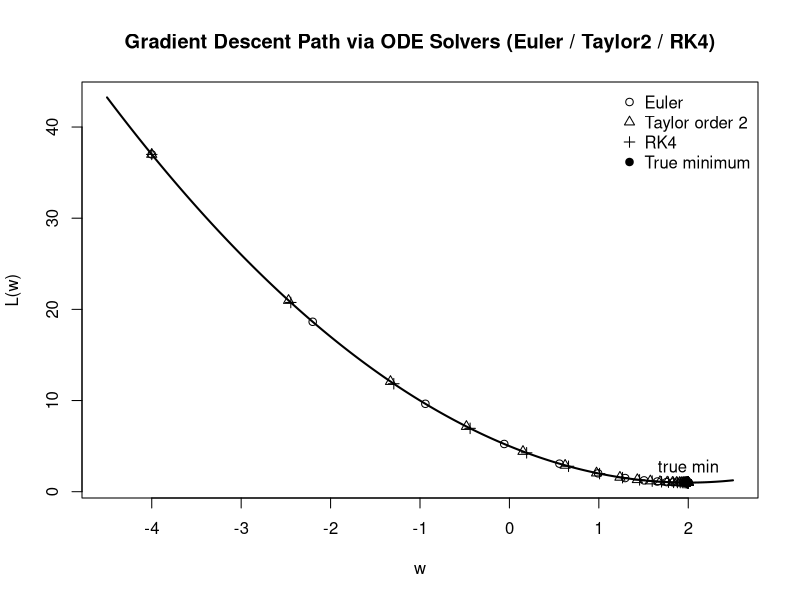
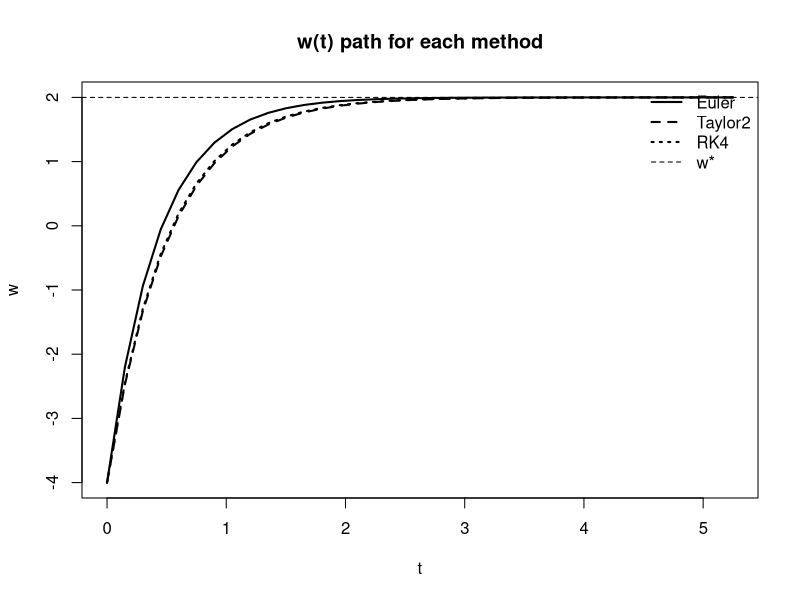

R code for these plots, in order:
############################################################
# Gradient Descent as an ODE + 3 iterative ODE solvers in R
#
# Idea:
#   Gradient descent in continuous time is the ODE:
#       dw/dt = - dL/dw
#
# If we discretize time with step h, we get iterative methods.
# We will solve the ODE with 3 methods:
#   1) Euler (explicit)
#   2) Taylor order 2 (uses second derivative)
#   3) Runge–Kutta order 4 (RK4)
#
# Then:
# - Display the final minimum found (w_end and L(w_end))
# - Plot the path w(t) taken by each method over the loss curve
############################################################

set.seed(42)

#############################
# 1) Choose a simple loss curve with known minimum
#
# L(w) = (w - 2)^2 + 1
# Minimum at w* = 2
#############################
L  <- function(w) (w - 2)^2 + 1          # loss
g  <- function(w) 2*(w - 2)              # gradient dL/dw
gp <- function(w) 2                      # derivative of gradient (second derivative of L)

w_star <- 2

#############################
# 2) Gradient descent ODE
#   dw/dt = -g(w)
#############################
f_ode <- function(w) -g(w)   # ODE RHS

############################################################
# 3) ODE numerical methods (one step)
############################################################

# 3.1 Euler (order 1)
# w_{k+1} = w_k + h * f(w_k)
step_euler <- function(w, h) {
  w + h * f_ode(w)
}

# 3.2 Taylor order 2
# For ODE w' = f(w), the 2nd order Taylor step is:
# w_{k+1} = w + h f(w) + (h^2/2) f'(w) f(w)
#
# Here f(w) = -g(w)
# f'(w) = d/dw (-g(w)) = -g'(w)
step_taylor2 <- function(w, h) {
  f  <- f_ode(w)
  fp <- -gp(w)             # derivative of f(w)
  w + h * f + 0.5 * h^2 * fp * f
}

# 3.3 Runge–Kutta 4 (order 4)
# Standard RK4:
# k1 = f(w)
# k2 = f(w + h/2 k1)
# k3 = f(w + h/2 k2)
# k4 = f(w + h k3)
# w_{k+1} = w + (h/6)(k1 + 2k2 + 2k3 + k4)
step_rk4 <- function(w, h) {
  k1 <- f_ode(w)
  k2 <- f_ode(w + 0.5*h*k1)
  k3 <- f_ode(w + 0.5*h*k2)
  k4 <- f_ode(w + h*k3)
  w + (h/6) * (k1 + 2*k2 + 2*k3 + k4)
}

############################################################
# 4) Simulate the path for each method
############################################################
simulate_method <- function(step_fun, w0, h, n_steps) {
  w_path <- numeric(n_steps + 1)
  w_path[1] <- w0
  for (k in 1:n_steps) {
    w_path[k + 1] <- step_fun(w_path[k], h)
  }
  w_path
}

# Starting point (far from minimum)
w0 <- -4

# Time step and number of steps
h <- 0.15
n_steps <- 35
t_grid <- seq(0, n_steps*h, by = h)

# Paths
w_euler  <- simulate_method(step_euler,  w0, h, n_steps)
w_taylor <- simulate_method(step_taylor2, w0, h, n_steps)
w_rk4    <- simulate_method(step_rk4,    w0, h, n_steps)

############################################################
# 5) Display final results
############################################################
cat("Known minimum: w* =", w_star, " | L(w*) =", L(w_star), "\n\n")

cat("Final (after", n_steps, "steps, h =", h, ")\n")
cat("Euler:    w_end =", round(tail(w_euler, 1), 6),  " | L =", round(L(tail(w_euler, 1)), 6), "\n")
cat("Taylor2:  w_end =", round(tail(w_taylor,1), 6),  " | L =", round(L(tail(w_taylor,1)), 6), "\n")
cat("RK4:      w_end =", round(tail(w_rk4, 1), 6),    " | L =", round(L(tail(w_rk4, 1)), 6), "\n")

############################################################
# 6) Plot: loss curve + the path taken by each method
############################################################

# Loss curve for plotting
w_grid <- seq(min(c(w_euler, w_taylor, w_rk4)) - 0.5,
              max(c(w_euler, w_taylor, w_rk4)) + 0.5,
              length.out = 400)

plot(w_grid, L(w_grid), type = "l", lwd = 2,
     main = "Gradient Descent Path via ODE Solvers (Euler / Taylor2 / RK4)",
     xlab = "w", ylab = "L(w)")

# Mark true minimum
points(w_star, L(w_star), pch = 19)
text(w_star, L(w_star), labels = "true min", pos = 3)

# Plot paths on the loss curve (each point is an iteration)
points(w_euler,  L(w_euler),  pch = 1)
points(w_taylor, L(w_taylor), pch = 2)
points(w_rk4,    L(w_rk4),    pch = 3)

legend("topright",
       legend = c("Euler", "Taylor order 2", "RK4", "True minimum"),
       pch = c(1, 2, 3, 19),
       bty = "n")

# Optional: also plot w(t) vs time (path over time)
plot(t_grid, w_euler, type = "l", lwd = 2,
     main = "w(t) path for each method",
     xlab = "t", ylab = "w")
lines(t_grid, w_taylor, lwd = 2, lty = 2)
lines(t_grid, w_rk4, lwd = 2, lty = 3)
abline(h = w_star, lty = 2)
legend("topright",
       legend = c("Euler", "Taylor2", "RK4", "w*"),
       lty = c(1, 2, 3, 2),
       lwd = c(2, 2, 2, 1),
       bty = "n")
